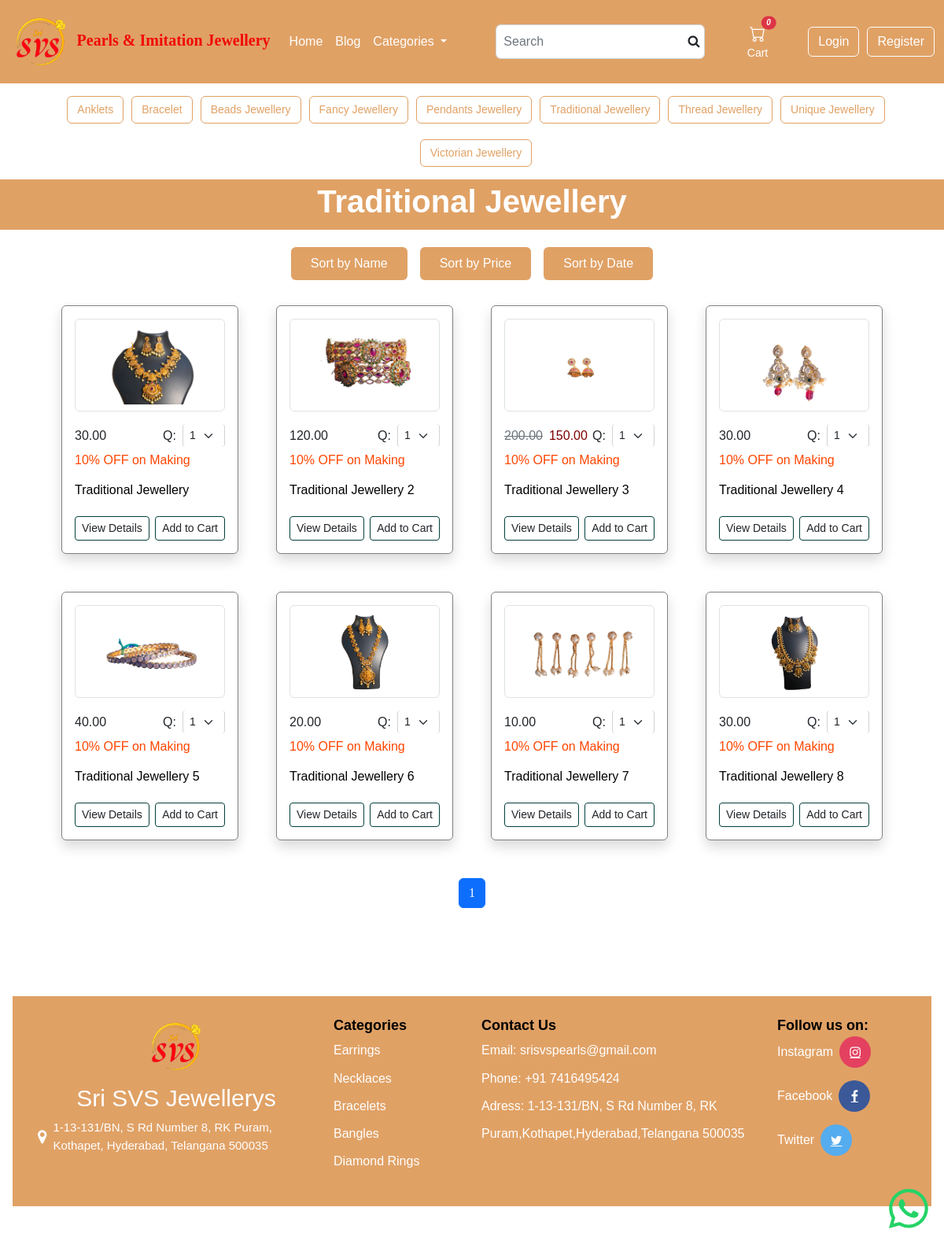
Screenshot of /category/Traditional Jewellery with the database file from the repository.
### webapp/models.py (models this page shows, shortened)
class Category(models.Model):
    name = models.CharField(max_length=50)
    def __str__(self):
        return self.name
    class Meta:
        verbose_name_plural = "Categories"

class Product(models.Model):
    objects = None
    name = models.CharField(max_length=100)
    price = models.DecimalField(default=0, decimal_places=2, max_digits=6)
    category = models.ForeignKey(Category, on_delete=models.CASCADE, default=1)
    description = models.CharField(max_length=250, default='', blank=True, null=True)
    image = models.ImageField(upload_to='uploads/product/')
    quantity = models.PositiveIntegerField(default=0)
    is_published = models.BooleanField(default=True)
    created_at = models.DateTimeField(default=datetime.now, blank=True)
    is_sale = models.BooleanField(default=False)
    sale_price = models.DecimalField(default=0, decimal_places=2, max_digits=6)

### webapp/views.py (the view)
# urls.py: path('category/<str:foo>', views.category, name='category'),
def category(request, foo):
    foo = foo.replace('-', '')
    try:
        category = Category.objects.get(name=foo)
        sort_by = request.GET.get('sort', 'created_at')  # Can be 'price', 'name', 'created_at', etc.
        products = Product.objects.filter(category=category).order_by(sort_by)
        paginator = Paginator(products, 8)  # Adjust the number of products per page as needed
        page_number = request.GET.get('page')
        try:
            products = paginator.page(page_number)
        except PageNotAnInteger:
            products = paginator.page(1)
        except EmptyPage:
            products = paginator.page(paginator.num_pages)
        return render(request, 'category.html', {'products': products, 'category': category, 'sort_by': sort_by})
    except:
        messages.error(request, 'That Category does not exist')
        return redirect('index')

### webapp/templates/category.html (shortened to what this page needs)
{% extends 'base.html' %}
{% block content %}
{% include 'mainheader.html' %}
<header class="py-1"
    style="background-color:#e0a165;margin-top:-10px;font-family: 'Gill Sans', 'Gill Sans MT', Calibri, 'Trebuchet MS', sans-serif;">
    <div class="container px-4">
        <div class="text-center text-white">
            <h1 style="color: white;" class="display-10 fw-bolder">{{ category }}</h1>
        </div>
    </div>
</header>
<section class="py-5">
    <div class="container py-4">
        <div class="d-flex justify-content-center" style="margin-top: -50px;">
            <a href="?searched={{ query }}&sort=name&page=1"
               class="btn me-3 px-4 py-2 sort-button" style="background-color:#e0a165;color: white;">Sort by Name</a>
            <a href="?searched={{ query }}&sort=price&page=1"
               class="btn me-3 px-4 py-2 sort-button" style="background-color:#e0a165;color: white;">Sort by Price</a>
            <a href="?searched={{ query }}&sort=created_at&page=1"
               class="btn px-4 py-2 sort-button" style="background-color:#e0a165;color: white;">Sort by Date</a>
        </div>
    </div>
    <div class="container px-4 px-lg-5"
        style="font-family:'Gill Sans', 'Gill Sans MT', Calibri, 'Trebuchet MS', sans-serif">
        <div class="row gx-4 gx-lg-5 row-cols-2 row-cols-md-3 row-cols-lg-4 justify-content-center">
            {% for product in products %}
            <div class="col mb-5 d-flex justify-content-center align-items-center">
                <div class="card shadow rounded small-card" style="width: 100%; max-width: 20rem; border-color: gray;">
                    <div class="p-3">
                        <div class="p-2 border  rounded" style="overflow: hidden;">
                            <img class="card-img-top image-container img-transition rounded"
                                src="{{ product.image.url }}" alt="{{ product.name }}"
                                style="height: 100px; object-fit: contain;" />
                        </div>
                        <div class="d-flex justify-content-between align-items-center mt-3">
                            <p class="text-muted mb-0 d-flex align-items-center">
                                {% if product.is_sale %}
                                <del class="me-2"> {{ product.price }}</del>
                                <span style="color: maroon;"> {{ product.sale_price }}</span>
                                {% else %}
                                <span class="text-dark">{{ product.price }}</span>
                                {% endif %}
                            </p>
                            <h6 class="mb-0 d-flex align-items-center">Q:
                                <select class="form-select form-select-sm qty-cart ms-2"
                                    data-product-id="{{ product.id }}"
                                    style="border-width: 0 1px; border-color:lightgray;">
                                    <option value="1">1</option>
                                </select>
                            </h6>
                        </div>
                        <p style="margin-top: 5px; color: orangered;">10% OFF on Making</p>
                        <h6 class="mt-2 font-weight-bold text-truncate" style="color: black;">{{ product.name }}</h6>
                        <div class="d-flex justify-content-between mt-4">
                            <a href="{% url 'product' product.id %}" class="btn btn-outline-dark btn-sm"
                                style="border: none;border: 1px solid #033F3D;">View Details</a>
                            <button type="button" class="btn btn-outline-dark add-to-cart btn-sm" data-product-id="{{ product.id }}"
                                style="border: none;border: 1px solid #033F3D;">Add to Cart</button>
                        </div>
                    </div>
                </div>
            </div>
            {% endfor %}
        </div>
    </div>
    <nav aria-label="Page navigation" style="font-family: Georgia, 'Times New Roman', Times, serif;">
        <ul class="pagination justify-content-center">
            {% for num in products.paginator.page_range %}
            {% if products.number == num %}
            <li class="page-item active"><span class="page-link">{{ num }}</span></li>
            {% elif num > products.number|add:'-2' and num < products.number|add:'2' %}
            <li class="page-item"><a class="page-link" href="?page={{ num }}">{{ num }}</a></li>
                {% endif %}
                {% endfor %}
        </ul>
    </nav>
</section>
{% endblock %}

### rows the page displays
Category: name "Traditional Jewellery"
Product: image (picture), price "30.00", id "1", name "Traditional Jewellery"
Product: image (picture), price "120.00", id "1", name "Traditional Jewellery 2"
Product: image (picture), price "200.00", sale_price "150.00", id "1", name "Traditional Jewellery 3"
Product: image (picture), price "30.00", id "1", name "Traditional Jewellery 4"
Product: image (picture), price "40.00", id "1", name "Traditional Jewellery 5"
Product: image (picture), price "20.00", id "1", name "Traditional Jewellery 6"
Product: image (picture), price "10.00", id "1", name "Traditional Jewellery 7"
Product: image (picture), price "30.00", id "1", name "Traditional Jewellery 8"

### other values shown
{{ cart|length }} "0"
{{ num }} "1"
